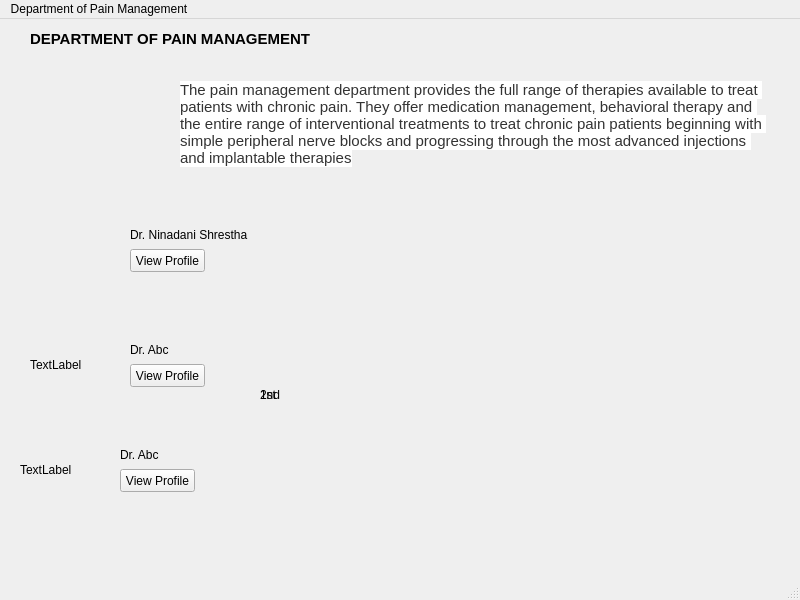
<?xml version="1.0" encoding="UTF-8"?>
<ui version="4.0">
 <class>D_PainManagement</class>
 <widget class="QMainWindow" name="D_PainManagement">
  <property name="geometry">
   <rect>
    <x>0</x>
    <y>0</y>
    <width>800</width>
    <height>600</height>
   </rect>
  </property>
  <property name="windowTitle">
   <string>MainWindow</string>
  </property>
  <widget class="QWidget" name="centralwidget">
   <widget class="QPushButton" name="pushButton">
    <property name="geometry">
     <rect>
      <x>130</x>
      <y>230</y>
      <width>75</width>
      <height>23</height>
     </rect>
    </property>
    <property name="text">
     <string>View Profile</string>
    </property>
   </widget>
   <widget class="QLabel" name="label">
    <property name="geometry">
     <rect>
      <x>30</x>
      <y>190</y>
      <width>91</width>
      <height>81</height>
     </rect>
    </property>
    <property name="text">
     <string/>
    </property>
    <property name="pixmap">
     <pixmap resource="resources.qrc">:/resc/img/Doctors/Dr. NInadini Shrestha.jpg</pixmap>
    </property>
    <property name="scaledContents">
     <bool>true</bool>
    </property>
   </widget>
   <widget class="QLabel" name="label_2">
    <property name="geometry">
     <rect>
      <x>130</x>
      <y>205</y>
      <width>141</width>
      <height>21</height>
     </rect>
    </property>
    <property name="text">
     <string>Dr. Ninadani Shrestha</string>
    </property>
   </widget>
   <widget class="QPushButton" name="pushButton_2">
    <property name="geometry">
     <rect>
      <x>130</x>
      <y>345</y>
      <width>75</width>
      <height>23</height>
     </rect>
    </property>
    <property name="text">
     <string>View Profile</string>
    </property>
   </widget>
   <widget class="QLabel" name="label_3">
    <property name="geometry">
     <rect>
      <x>130</x>
      <y>320</y>
      <width>141</width>
      <height>21</height>
     </rect>
    </property>
    <property name="text">
     <string>Dr. Abc</string>
    </property>
   </widget>
   <widget class="QLabel" name="label_4">
    <property name="geometry">
     <rect>
      <x>30</x>
      <y>305</y>
      <width>91</width>
      <height>81</height>
     </rect>
    </property>
    <property name="text">
     <string>TextLabel</string>
    </property>
   </widget>
   <widget class="QPushButton" name="pushButton_3">
    <property name="geometry">
     <rect>
      <x>120</x>
      <y>450</y>
      <width>75</width>
      <height>23</height>
     </rect>
    </property>
    <property name="text">
     <string>View Profile</string>
    </property>
   </widget>
   <widget class="QLabel" name="label_5">
    <property name="geometry">
     <rect>
      <x>120</x>
      <y>425</y>
      <width>141</width>
      <height>21</height>
     </rect>
    </property>
    <property name="text">
     <string>Dr. Abc</string>
    </property>
   </widget>
   <widget class="QLabel" name="label_6">
    <property name="geometry">
     <rect>
      <x>20</x>
      <y>410</y>
      <width>91</width>
      <height>81</height>
     </rect>
    </property>
    <property name="text">
     <string>TextLabel</string>
    </property>
   </widget>
   <widget class="QLabel" name="label_7">
    <property name="geometry">
     <rect>
      <x>260</x>
      <y>200</y>
      <width>521</width>
      <height>351</height>
     </rect>
    </property>
    <property name="text">
     <string>1st</string>
    </property>
   </widget>
   <widget class="QLabel" name="label_8">
    <property name="geometry">
     <rect>
      <x>260</x>
      <y>200</y>
      <width>521</width>
      <height>351</height>
     </rect>
    </property>
    <property name="text">
     <string>2nd</string>
    </property>
   </widget>
   <widget class="QLabel" name="label_9">
    <property name="geometry">
     <rect>
      <x>260</x>
      <y>200</y>
      <width>521</width>
      <height>351</height>
     </rect>
    </property>
    <property name="text">
     <string/>
    </property>
   </widget>
   <widget class="QLabel" name="label_10">
    <property name="geometry">
     <rect>
      <x>30</x>
      <y>10</y>
      <width>371</width>
      <height>21</height>
     </rect>
    </property>
    <property name="text">
     <string>&lt;html&gt;&lt;head/&gt;&lt;body&gt;&lt;p&gt;&lt;span style=&quot; font-size:11pt; font-weight:600;&quot;&gt;DEPARTMENT OF PAIN MANAGEMENT &lt;/span&gt;&lt;/p&gt;&lt;/body&gt;&lt;/html&gt;</string>
    </property>
   </widget>
   <widget class="QLabel" name="label_11">
    <property name="geometry">
     <rect>
      <x>30</x>
      <y>40</y>
      <width>141</width>
      <height>121</height>
     </rect>
    </property>
    <property name="text">
     <string/>
    </property>
    <property name="pixmap">
     <pixmap resource="resources.qrc">:/resource/img/departments/painmangement.jpg</pixmap>
    </property>
    <property name="scaledContents">
     <bool>true</bool>
    </property>
   </widget>
   <widget class="QLabel" name="label_12">
    <property name="geometry">
     <rect>
      <x>180</x>
      <y>60</y>
      <width>591</width>
      <height>91</height>
     </rect>
    </property>
    <property name="text">
     <string>&lt;html&gt;&lt;head/&gt;&lt;body&gt;&lt;p&gt;&lt;span style=&quot; font-family:'Open Sans,sans-serif'; font-size:15px; color:#333333; background-color:#ffffff;&quot;&gt;The pain management department provides the full range of therapies available to treat &lt;br/&gt;patients with chronic pain. They offer medication management, behavioral therapy and &lt;br/&gt;the entire range of interventional treatments to treat chronic pain patients beginning with &lt;br/&gt;simple peripheral nerve blocks and progressing through the most advanced injections &lt;br/&gt;and implantable therapies&lt;/span&gt;&lt;/p&gt;&lt;/body&gt;&lt;/html&gt;</string>
    </property>
   </widget>
  </widget>
  <widget class="QMenuBar" name="menubar">
   <property name="geometry">
    <rect>
     <x>0</x>
     <y>0</y>
     <width>800</width>
     <height>21</height>
    </rect>
   </property>
   <widget class="QMenu" name="menuDepartment_of_Pain_Management">
    <property name="title">
     <string>Department of Pain Management</string>
    </property>
   </widget>
   <addaction name="menuDepartment_of_Pain_Management"/>
  </widget>
  <widget class="QStatusBar" name="statusbar"/>
 </widget>
 <resources>
  <include location="resources.qrc"/>
 </resources>
 <connections/>
</ui>
